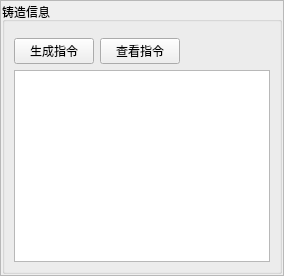
        <widget class="QFrame" name="frame_4">
         <property name="frameShape">
          <enum>QFrame::StyledPanel</enum>
         </property>
         <property name="frameShadow">
          <enum>QFrame::Raised</enum>
         </property>
         <layout class="QVBoxLayout" name="verticalLayout_8">
          <property name="spacing">
           <number>1</number>
          </property>
          <property name="leftMargin">
           <number>1</number>
          </property>
          <property name="topMargin">
           <number>1</number>
          </property>
          <property name="rightMargin">
           <number>1</number>
          </property>
          <property name="bottomMargin">
           <number>1</number>
          </property>
          <item>
           <widget class="QGroupBox" name="groupBox_4">
            <property name="title">
             <string>铸造信息</string>
            </property>
            <layout class="QVBoxLayout" name="verticalLayout_5">
             <property name="topMargin">
              <number>16</number>
             </property>
             <item>
              <layout class="QHBoxLayout" name="horizontalLayout_24">
               <item>
                <widget class="QPushButton" name="pushButtonMintOrderGenerate">
                 <property name="text">
                  <string>生成指令</string>
                 </property>
                 <property name="icon">
                  <iconset resource="resource.qrc">
                   <normaloff>:/first.png</normaloff>:/first.png</iconset>
                 </property>
                </widget>
               </item>
               <item>
                <widget class="QPushButton" name="pushButtonMintOrderView">
                 <property name="text">
                  <string>查看指令</string>
                 </property>
                </widget>
               </item>
               <item>
                <spacer name="horizontalSpacer_9">
                 <property name="orientation">
                  <enum>Qt::Horizontal</enum>
                 </property>
                 <property name="sizeHint" stdset="0">
                  <size>
                   <width>40</width>
                   <height>20</height>
                  </size>
                 </property>
                </spacer>
               </item>
              </layout>
             </item>
             <item>
              <widget class="QTableView" name="tableViewMintOrder"/>
             </item>
            </layout>
           </widget>
          </item>
         </layout>
        </widget>
